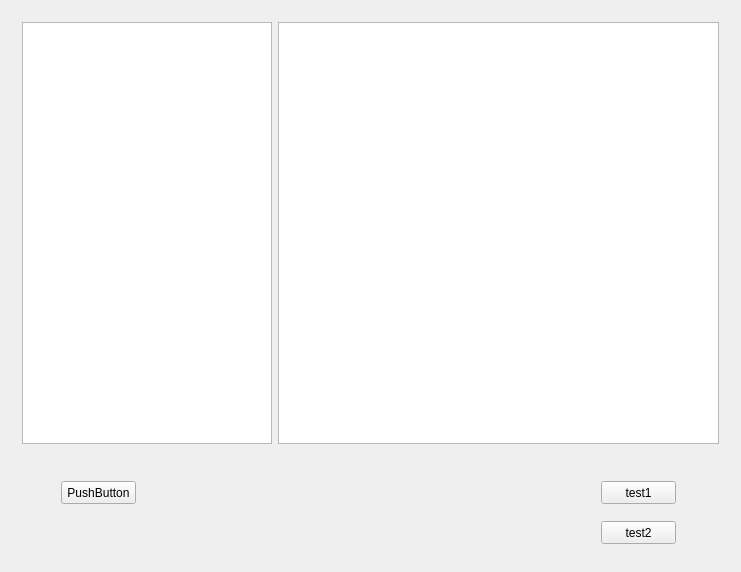
<?xml version="1.0" encoding="UTF-8"?>
<ui version="4.0">
 <class>flvParseClass</class>
 <widget class="QMainWindow" name="flvParseClass">
  <property name="geometry">
   <rect>
    <x>0</x>
    <y>0</y>
    <width>741</width>
    <height>572</height>
   </rect>
  </property>
  <property name="windowTitle">
   <string>flvParse</string>
  </property>
  <widget class="QWidget" name="centralWidget">
   <layout class="QVBoxLayout" name="verticalLayout">
    <item>
     <widget class="QWidget" name="widget" native="true">
      <layout class="QGridLayout" name="gridLayout">
       <item row="0" column="1">
        <widget class="QTextEdit" name="hexView">
         <property name="font">
          <font>
           <pointsize>12</pointsize>
          </font>
         </property>
         <property name="readOnly">
          <bool>true</bool>
         </property>
        </widget>
       </item>
       <item row="0" column="0">
        <widget class="QTreeWidget" name="flvStructTree">
         <property name="minimumSize">
          <size>
           <width>200</width>
           <height>0</height>
          </size>
         </property>
         <property name="maximumSize">
          <size>
           <width>250</width>
           <height>16777215</height>
          </size>
         </property>
         <property name="editTriggers">
          <set>QAbstractItemView::NoEditTriggers</set>
         </property>
         <property name="selectionBehavior">
          <enum>QAbstractItemView::SelectItems</enum>
         </property>
         <property name="uniformRowHeights">
          <bool>true</bool>
         </property>
         <property name="allColumnsShowFocus">
          <bool>false</bool>
         </property>
         <property name="headerHidden">
          <bool>true</bool>
         </property>
         <attribute name="headerVisible">
          <bool>false</bool>
         </attribute>
         <column>
          <property name="text">
           <string notr="true">1</string>
          </property>
         </column>
        </widget>
       </item>
      </layout>
     </widget>
    </item>
    <item>
     <widget class="QWidget" name="widget_2" native="true">
      <property name="minimumSize">
       <size>
        <width>0</width>
        <height>100</height>
       </size>
      </property>
      <property name="maximumSize">
       <size>
        <width>16777215</width>
        <height>100</height>
       </size>
      </property>
      <widget class="QPushButton" name="openButton">
       <property name="geometry">
        <rect>
         <x>50</x>
         <y>20</y>
         <width>75</width>
         <height>23</height>
        </rect>
       </property>
       <property name="text">
        <string>PushButton</string>
       </property>
      </widget>
      <widget class="QPushButton" name="testButton">
       <property name="geometry">
        <rect>
         <x>590</x>
         <y>20</y>
         <width>75</width>
         <height>23</height>
        </rect>
       </property>
       <property name="text">
        <string>test1</string>
       </property>
      </widget>
      <widget class="QPushButton" name="test2Button">
       <property name="geometry">
        <rect>
         <x>590</x>
         <y>60</y>
         <width>75</width>
         <height>23</height>
        </rect>
       </property>
       <property name="text">
        <string>test2</string>
       </property>
      </widget>
     </widget>
    </item>
   </layout>
  </widget>
 </widget>
 <layoutdefault spacing="6" margin="11"/>
 <resources>
  <include location="flvparse.qrc"/>
 </resources>
 <connections/>
 <slots>
  <slot>on_treeView_itemClicked(QTreeWidgetItem*,int)</slot>
 </slots>
</ui>
